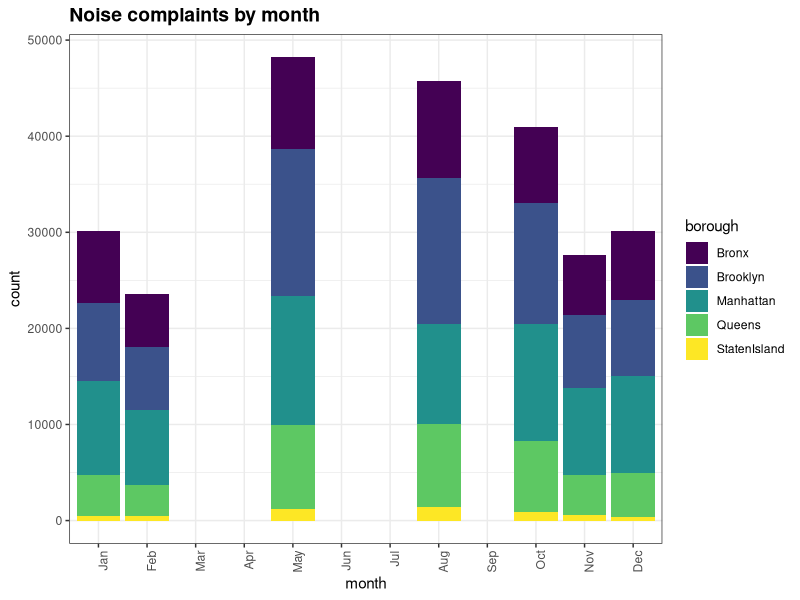
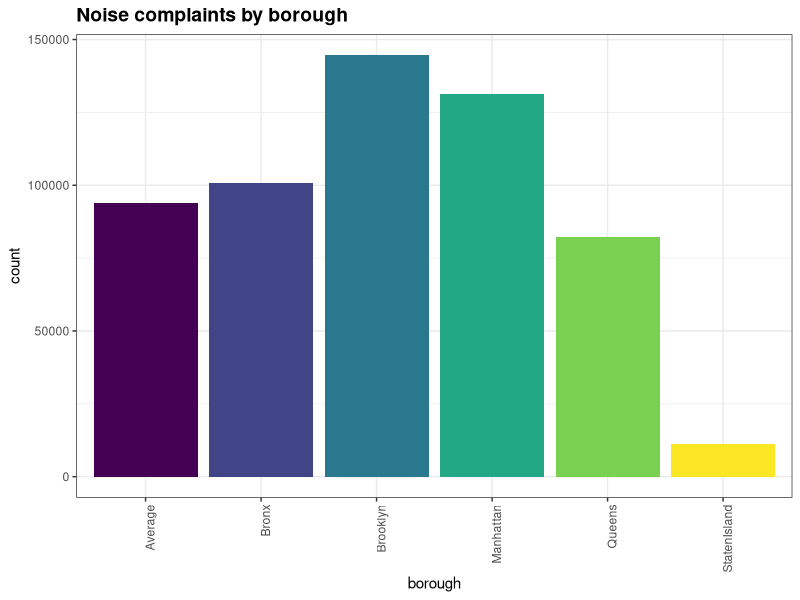
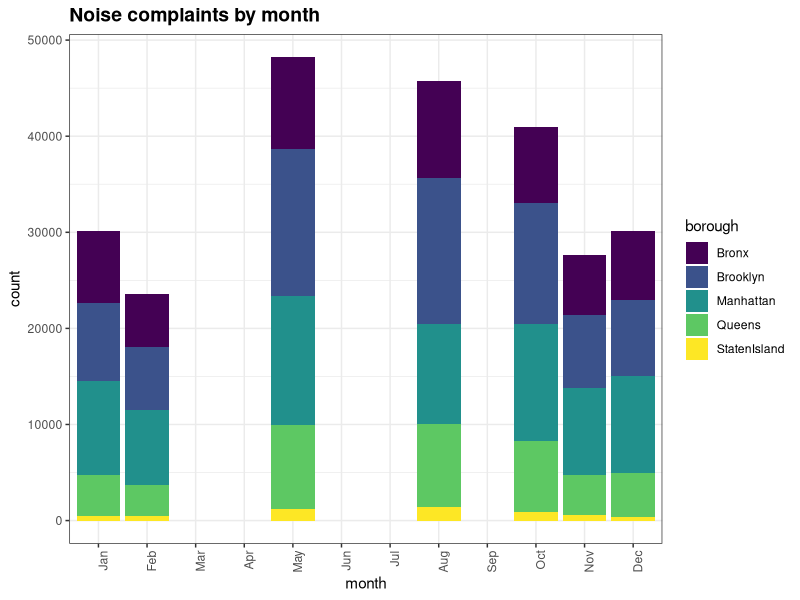

The R source for these figures, in order:
library(tidyverse)
library(viridis)

noise_by_borough <- read.csv("data/data_by_month.csv")
noise_by_borough$month <- factor(noise_by_borough$month, levels = month.abb)
# month_created,borough,count,month
noise_by_borough$month
borough_plot <- ggplot(noise_by_borough, aes(x=borough, y=count)) +
  geom_bar(stat="identity", aes(fill=borough)) +
  theme_bw() +
  scale_fill_viridis(discrete=TRUE) +
  theme(axis.text.x = element_text(angle = 90, hjust = 1),
        legend.position = "none",
        plot.title = element_text(size=14, face="bold")) +
  ggtitle("Noise complaints by borough")

ggsave("imgs/borough_plot.png", plot=borough_plot)

borough_only <- noise_by_borough %>% 
  filter(borough != "Average")
month_plot <- ggplot(borough_only, aes(x=month, y=count)) +
  geom_bar(stat="identity", aes(fill=borough)) +
  theme_bw() +
  scale_fill_viridis(discrete=TRUE) +
  theme(axis.text.x = element_text(angle = 90, hjust = 1),
        plot.title = element_text(size=14, face="bold")) +
  ggtitle("Noise complaints by month") +
  scale_x_discrete(limits = month.abb)
month_plot
ggsave("imgs/month_plot.png", plot=month_plot)
